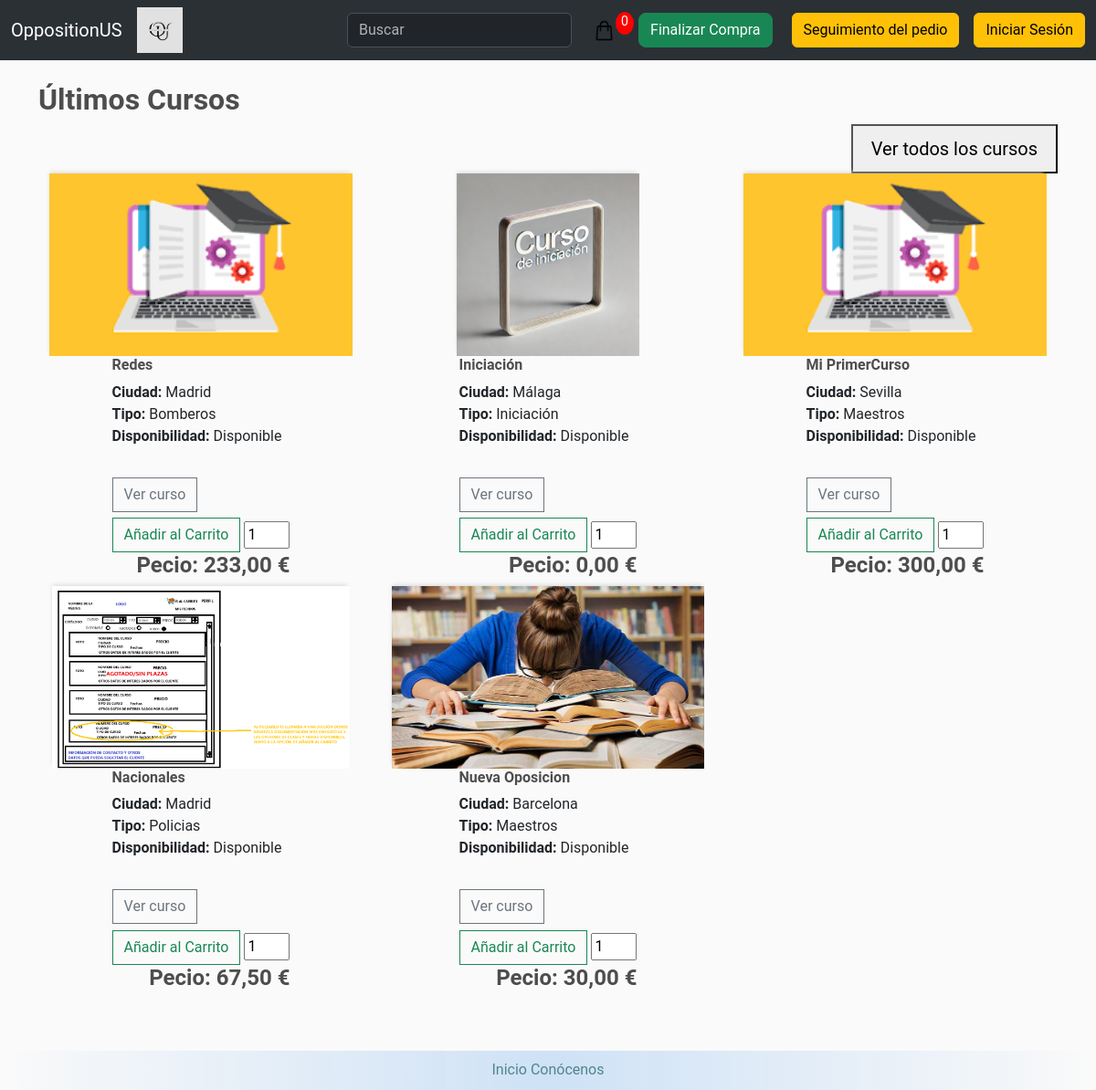
The page / on the database its author committed.
### store/models.py (models this page shows, shortened)
class Course(models.Model):
    name = models.CharField(max_length=200, null=False, blank=False)
    image = models.ImageField(upload_to='courses')
    price = models.DecimalField(max_digits=7, decimal_places=2, null=False, blank=False, validators=[MinValueValidator(0)])
    details = models.CharField(max_length=200, null=True, blank=True)
    city = models.CharField(max_length=200, null=False, blank=False)
    course_type = models.ForeignKey(CourseType, null=True, on_delete=models.SET_NULL)
    capacity = models.IntegerField(null=False, blank=False, validators=[MinValueValidator(0)])
    is_available = models.BooleanField(default=True)
    start_date = models.DateField(null=False, blank=False)
    end_date = models.DateField(null=False, blank=False)
    class Meta:
        verbose_name = 'Course'
        verbose_name_plural = 'Courses'
        ordering = ['name']

class CourseType(models.Model):
    name = models.CharField(max_length=50, unique=True, null=False, blank=False)
    def __str__(self):
        return self.name
    class Meta:
        verbose_name = 'Course type'
        verbose_name_plural = 'Course types'
        ordering = ['name']

### store/views.py (the view)
# urls.py: path('',views.showcase, name='showcase'),
def showcase(request):
    cart = cartData(request)
    courses_preview = Course.objects.order_by('-id')[:5]
    context = {
        'courses_preview': courses_preview,
        'cartItems': cart['cartItems'],
    }
    return render(request, 'store/preview.html', context)

### store/utils.py (called while the page is built, shortened)
def cookieCart(request):
    try:
        cart = json.loads(request.COOKIES['cart'])
    except:
        cart = {}
    items = []
    order = {'get_cart_total': 0, 'get_cart_items': 0}
    cartItems = order['get_cart_items']
    return {'cartItems': cartItems, 'order': order, 'items': items}

def cartData(request):
    if request.user.is_authenticated:
        customer = request.user.customer
        order, created = Order.objects.get_or_create(customer = customer, status=Status.objects.get(name='No pagado'))
        cartItems = order.get_cart_items
        items = order.orderitem_set.all()
    else:
        cookieData = cookieCart(request)
        cartItems = cookieData['cartItems']
        order = cookieData['order']
        items = cookieData['items']
    return {'cartItems': cartItems, 'order': order, 'items': items}

### store/templates/store/preview.html (shortened to what this page needs)
{% extends 'store/main.html' %}
{% load static %}
{% block content %}
<div class="row">
    <div>
        <h2><strong>Últimos Cursos</strong></h2>
        <form action="{% url 'store' %}" method="get">
            <button type="submit" style="float: right; padding: 10px 20px; font-size: 20px;">Ver todos los cursos</button>
        </form>
    </div>
    {% for course in courses_preview %}
        <div class="col-lg-4">
            <a href="{% url 'details' course.id %}">
                {% if course.image %}
                    <img class="thumbnail" src="{{ course.image.url }}">
                {% else %}
                    <img class="thumbnail" src="/products/placeholder.png">
                {% endif %}
            </a>
            <div class="box-element product">
                <h6><strong>{{ course.name }}</strong></h6>
                <h8><strong>Ciudad:</strong> {{ course.city }}</h8>
                <h8><strong>Tipo:</strong> {{ course.course_type }}</h8>
                <h8><strong>Disponibilidad:</strong> {{ course.is_available|yesno:"Disponible,No disponible" }}</h8>
                <a href="{% url 'details' course.id %}">
                    <button class="btn btn-outline-secondary add-btn">Ver curso</button>
                </a>
                {% if customer.admin == True %}
                    <a href="#">
                        <button class="btn btn-outline-secondary btn-sm add-btn" style="padding: 5px 10px; font-size: 12px;">Editar curso</button>
                    </a>
                    <a href="#">
                        <button class="btn btn-outline-secondary btn-sm add-btn" style="padding: 5px 10px; font-size: 12px;">Borrar curso</button>
                    </a>
                {% else %}
                    {% if course.is_available %}
                        <div style="flex-direction: column;">
                            <button data-course="{{ course.id }}" data-action="add" data-quantity="1" class="btn btn-outline-success add-btn update-cart">Añadir al Carrito</button>
                            <input class="quantity-input" type="number" value="1" min="1" style="width: 50px; margin-top: 10px" data-course="{{ course.id }}">
                        </div>
                    {% else %}
                        <p class="text-muted">Este curso no está disponible en este momento.</p>
                    {% endif %}
                {% endif %}
                <div class="price-section">
                    <h4><strong>Pecio: {{ course.price|floatformat:2 }} €</strong></h4>
                </div>
            </div>
        </div>
    {% endfor %}
</div>
{% endblock content %}

### static/css/main.css (style rules this page uses)
body { background-color: hsl(0, 0%, 98%); font-family: 'Roboto', 'Helvetica Neue', Arial, sans-serif; display: flex; flex-direction: column; min-height: 100vh; }
h1,h2,h3,h4,h5,h6 { color:hsl(0, 0%, 30%); }
.box-element { display: flex; flex-direction: column; justify-content: space-between; align-items: flex-start; height: 100%; position: relative; }
.thumbnail { width: 100%; height: 200px; -webkit-box-shadow: -1px -3px 5px -2px rgba(214,214,214,1); -moz-box-shadow: -1px -3px 5px -2px rgba(214,214,214,1); box-shadow: -1px -3px 5px -2px rgba(214,214,214,1); }
.product { border-radius: 0 0 5px 5px; }
.price-section { margin-top: auto; text-align: right; width: 100%; font-size: 16px; }
.col-lg-4, .col-lg-6, .col-lg-8, .col-lg-12 { display: flex; flex-direction: column; justify-content: space-between; align-items: center; max-width: 100%; }
.btn { border-radius: 0; }

### rows shown on the page
Course: image (picture), name "Redes", city "Madrid", course_type "Bomberos", is_available "Disponible", price "233,00"
Course: image (picture), name "Iniciación", city "Málaga", course_type "Iniciación", is_available "Disponible", price "0,00"
Course: image (picture), name "Mi PrimerCurso", city "Sevilla", course_type "Maestros", is_available "Disponible", price "300,00"
Course: image (picture), name "Nacionales", city "Madrid", course_type "Policias", is_available "Disponible", price "67,50"
Course: image (picture), name "Nueva Oposicion", city "Barcelona", course_type "Maestros", is_available "Disponible", price "30,00"

### other values the page prints
{{ cartItems }} "0"
